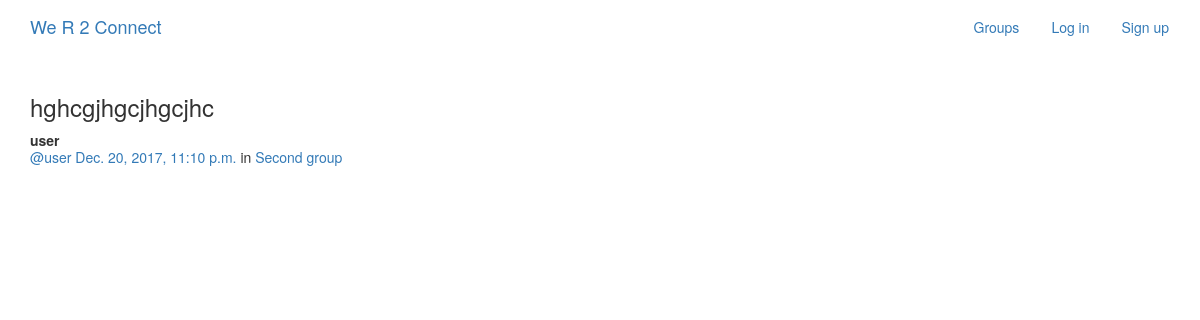
Screenshot of /posts/by/user/4/ with the database file from the repository.
### posts/models.py (models this page shows, shortened)
class Post(models.Model):
    user = models.ForeignKey(User, related_name='posts')
    created_at = models.DateTimeField(auto_now=True)
    message = models.TextField()
    message_html = models.TextField(editable=False)
    group = models.ForeignKey(Group, related_name='posts', null=True, blank=True)
    class Meta:
        ordering = ['-created_at']
        unique_together = ['user', 'message']

### groups/models.py (models this page shows, shortened)
class Group(models.Model):
    name = models.CharField(max_length=255, unique = True)
    slug = models.SlugField(allow_unicode = True, unique = True)
    description = models.TextField(blank = True, default='')
    description_html = models.TextField(editable=False, default='', blank=True)
    members = models.ManyToManyField(User, through= 'GroupMember')
    class Meta:
        ordering = ['name']

### posts/views.py (the view)
# urls.py: url(r"by/(?P<username>[-\w]+)/(?P<pk>\d+)/$",views.PostDetail.as_view(),name="single"),
class PostDetail(SelectRelatedMixin, generic.DetailView):
    model = models.Post
    select_related = ('user', 'group')
    def get_queryset(self):
        queryset = super().get_queryset()
        return queryset.filter(user__username__iexact=self.kwargs.get('username'))

### posts/templates/posts/post_detail.html
{% extends 'posts/post_base.html' %}
{% block post_content %}
    <div class="clo-md-8">
        {% include 'posts/_post.html' %}
    </div>
{% endblock %}

### posts/templates/posts/_post.html (shortened to what this page needs)
<div class="post-media">
    <h3>{{post.message_html|safe}}</h3>
    <div class="media-body">
        <strong>{{post.user.username}}</strong>
        <h5 class="media-heading">
            <span class="username">
                <a href="{% url 'posts:for_user' username=post.user.username%}">@{{post.user.username}}</a>
            </span>
            <time class="time" >
                <a href="{% url 'posts:single' username=post.user.username pk=post.pk %}">{{post.created_at}}</a>
            </time>
            {% if post.group %}
            <span class="group-name" >in <a href="#">{{post.group.name}}</a> </span>
            {% endif %}
        </h5>
    </div>
</div>

### rows the page displays
Post: message_html "hghcgjhgcjhgcjhc", user.username "user", created_at "Dec. 20, 2017, 11:10 p.m.", group.name "Second group"
